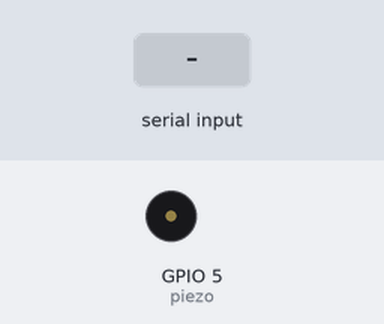
The program below on a simulated Raspberry Pi (BCM pin numbers). Shown: buzzer (waves = sounding). The inputs (shaded band) are chosen by the test bench. What the program prints to the terminal is not drawn.

Above: at 1.2 s.
1.3 s: "5" typed at the terminal, then Enter
At 1.7 s:
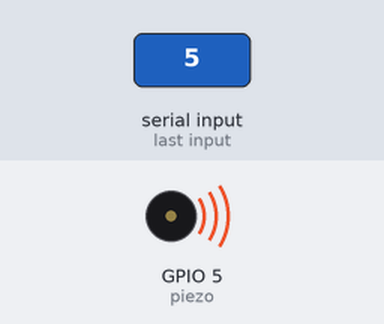
3.3 s: "90" typed at the terminal, then Enter
Timing chart, 0 to 6.3 s (numbered marks = the images above; inputs shaded):
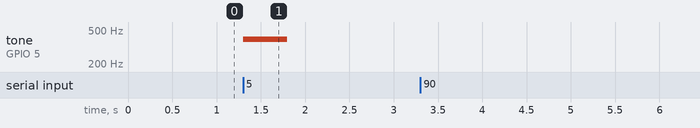

Measured:
- after the input at 1.3 s, tone on GPIO 5 (piezo): silent → 391 Hz at once, → silent 0.50 s later
- after the input at 3.3 s, every drawn part: stays the same

The program:

input03_1.py
```python
import RPi.GPIO as GPIO
import time

piezo = 5

melody = [261, 293, 329, 349, 391, 440, 493, 523]

GPIO.setmode(GPIO.BCM)
GPIO.setup(piezo, GPIO.OUT)

Buzz = GPIO.PWM(piezo, 440)

try:
    while True:
        a = int(input("입력(1~8) :  "))
        if 1 <= a <= 8:
            Buzz.start(20)
            Buzz.ChangeFrequency(melody[a - 1])
            time.sleep(0.5)
            Buzz.stop()
        else:
            print("정확한 값 입력!")

except KeyboardInterrupt:
    GPIO.cleanup()
```
